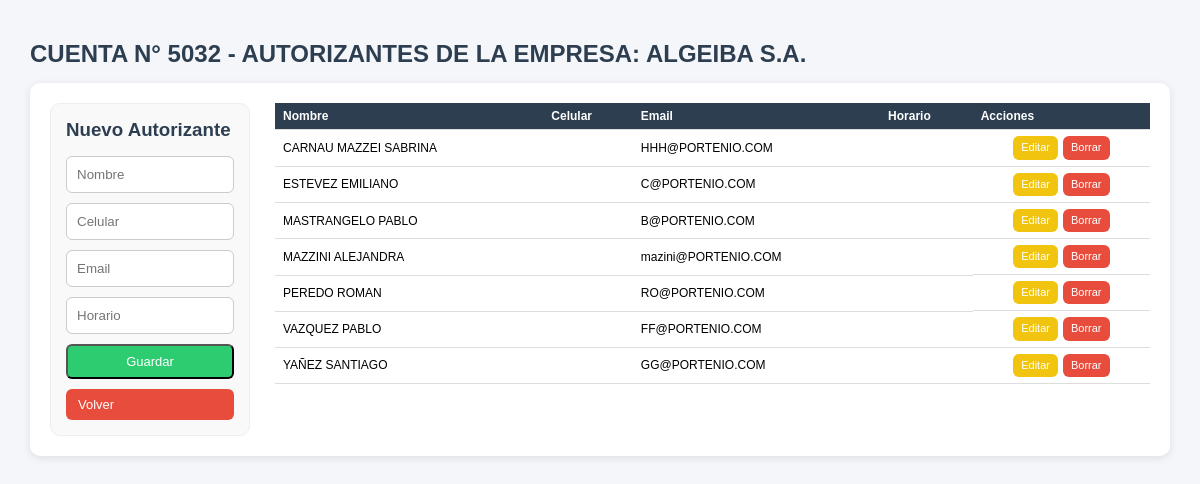
The app's page /php/00_administracion/cuentas_empresas/autorizantes_cc.php?id_empresa=13&id_cc=26 (signed in) with its own data.
### tables this page shows
CREATE TABLE `cuenta_empresa` (
  `id` int(4) NOT NULL,
  `id_empresa` int(4) NOT NULL,
  `razon_social` varchar(50) NOT NULL,
  `dir` varchar(50) NOT NULL,
  `cuit` varchar(20) DEFAULT NULL,
  `inc_brutos` varchar(20) DEFAULT NULL,
  `contacto_1` varchar(50) DEFAULT NULL,
  `cel_1` int(10) DEFAULT NULL,
  `id_centro_de_costo` int(4) NOT NULL
);

CREATE TABLE `autorizantes_cc` (
  `id` int(11) NOT NULL,
  `id_empresa` int(11) NOT NULL,
  `id_cc` int(11) NOT NULL,
  `nombre` varchar(100) NOT NULL,
  `celular` varchar(30) DEFAULT NULL,
  `email` varchar(50) NOT NULL,
  `horario` varchar(100) DEFAULT NULL
);

### funciones/funciones.php (called while the page is built, shortened)
<?php
function conexion()
{
    $host = 'localhost';
    $db   = 'app_viajes';
    $user = 'root';
    $pass = 'belgrado';
    try {
        $dsn = "mysql:host=$host;dbname=$db;charset=utf8mb4";
        $conn = new PDO($dsn, $user, $pass, [
            PDO::ATTR_ERRMODE => PDO::ERRMODE_EXCEPTION,
            PDO::ATTR_DEFAULT_FETCH_MODE => PDO::FETCH_ASSOC,
            PDO::MYSQL_ATTR_INIT_COMMAND => "SET NAMES utf8mb4"
        ]);
        return $conn;
    } catch (PDOException $e) {
        echo "Error de conexión: " . $e->getMessage();
    }
}
?>
<?php
function obtenerEmpresaPorId($id)
{
    $pdo = conexion();
    $sql = "SELECT * FROM cuenta_empresa WHERE id = ?";
    $stmt = $pdo->prepare($sql);
    $stmt->execute([$id]);
    return $stmt->fetch(PDO::FETCH_ASSOC);
}
function obtenerAutorizantesPorCC($id_cc)
{
    $pdo = conexion();
    $sql = "SELECT *
            FROM autorizantes_cc
            WHERE id_cc=?
            ORDER BY nombre";
    $stmt = $pdo->prepare($sql);
    $stmt->execute([$id_cc]);
    return $stmt->fetchAll(PDO::FETCH_ASSOC);
}

### php/00_administracion/cuentas_empresas/autorizantes_cc.php (the view, shortened to what this page needs)
<?php
include_once "../../../funciones/funciones.php";
$id_empresa = (int)($_GET['id_empresa'] ?? 0);
$id_cc      = (int)($_GET['id_cc'] ?? 0);
$editar = null;
$empresa = obtenerEmpresaPorId($id_empresa);
$autorizantes = obtenerAutorizantesPorCC($id_cc);
?>
<!DOCTYPE html>
<html lang="es">
<head>
    <link rel="stylesheet" href="../../../css/estilos.css">
</head>
<body>
    <div class="container">
        <h2>
            CUENTA N° <?= $empresa['id_empresa'] ?> - AUTORIZANTES DE LA EMPRESA: <?= htmlspecialchars($empresa['razon_social']) ?>
        </h2>
        <div class="card operadores-layout">
            <div class="col-form">
                <h3>
                    <?= $editar ? 'Editar Autorizante' : 'Nuevo Autorizante' ?>
                </h3>
                <form method="POST">
                    <input
                        type="text"
                        name="nombre"
                        placeholder="Nombre"
                        required
                        value="<?= $editar['nombre'] ?? '' ?>">
                    <input
                        type="text"
                        name="celular"
                        placeholder="Celular"
                        value="<?= $editar['celular'] ?? '' ?>">
                    <input
                        type="text"
                        name="email"
                        placeholder="Email"
                        value="<?= $editar['email'] ?? '' ?>">
                    <input
                        type="text"
                        name="horario"
                        placeholder="Horario"
                        value="<?= $editar['horario'] ?? '' ?>">
                    <button
                        type="submit"
                        name="guardar"
                        class="btn btn-success">
                        Guardar
                    </button>
                    <a
                        href="centro_de_costos.php?id_empresa=<?= $id_empresa ?>"
                        class="btn btn-danger">
                        Volver
                    </a>
                </form>
            </div>
            <div class="col-tabla">
                <table class="table">
                    <thead>
                        <tr>
                            <th>Nombre</th>
                            <th>Celular</th>
                            <th>Email</th>
                            <th>Horario</th>
                            <th>Acciones</th>
                        </tr>
                    </thead>
                    <tbody>
                        <?php foreach ($autorizantes as $a): ?>
                            <tr>
                                <td>
                                    <?= htmlspecialchars($a['nombre']) ?>
                                </td>
                                <td>
                                </td>
                                <td>
                                    <?= htmlspecialchars($a['email']) ?>
                                </td>
                                <td>
                                </td>
                                <td>
                                    <a
                                        href="?id_empresa=<?= $id_empresa ?>&id_cc=<?= $id_cc ?>&editar=<?= $a['id'] ?>"
                                        class="btn btn-warning">
                                        Editar
                                    </a>
                                    <a
                                        href="?id_empresa=<?= $id_empresa ?>&id_cc=<?= $id_cc ?>&borrar=<?= $a['id'] ?>"
                                        class="btn btn-danger"
                                        onclick="return confirm('¿Eliminar autorizante?')">
                                        Borrar
                                    </a>
                                </td>
                            </tr>
                        <?php endforeach; ?>
                    </tbody>
                </table>
            </div>
        </div>
    </div>
</body>
</html>

### css/estilos.css (style rules this page uses)
:root { --primary: #3498db; --success: #2ecc71; --warning: #f1c40f; --danger: #e74c3c; --dark: #2c3e50; --gray: #7f8c8d; --bg: #f4f6f9; }
* { margin: 0; padding: 0; box-sizing: border-box; }
body { font-family: Arial, sans-serif; background: var(--bg); }
.container { width: 95%; max-width: 1200px; margin: 30px auto; }
h2, h3 { margin-bottom: 15px; color: var(--dark); }
.card { background: #fff; padding: 20px; border-radius: 10px; box-shadow: 0 2px 8px rgba(0,0,0,0.1); }
.btn { display: inline-block; padding: 8px 12px; border-radius: 6px; text-decoration: none; color: #fff; font-size: 13px; }
.btn-success { background: var(--success); }
.btn-warning { background: var(--warning); }
.btn-danger { background: var(--danger); }
form { display: flex; flex-direction: column; gap: 10px; }
input, select { padding: 10px; border-radius: 6px; border: 1px solid #ccc; }
.table { width: 100%; border-collapse: collapse; }
.table thead { background: var(--dark); color: white; }
.table th, .table td { padding: 10px; border-bottom: 1px solid #ddd; }
.operadores-layout { display: grid; grid-template-columns: 200px 1fr !important; gap: 25px; align-items: start; }
.col-form { background: #fafafa; padding: 15px; border-radius: 8px; border: 1px solid #eee; position: sticky; top: 20px; }
.col-tabla { overflow-x: auto; }
.container { max-width: 1200px; margin: 40px auto; }
.operadores-layout { display: grid; grid-template-columns: 320px 1fr; gap: 25px; align-items: start; }
.col-form { background: #f9f9f9; padding: 15px; border-radius: 10px; }
.col-tabla { width: 100%; }
.table th, .table td { padding: 10px; text-align: left; }
.table td:last-child { display: flex; gap: 5px; justify-content: center; align-items: center; }
.table { font-size: 12px; }
.table th, .table td { padding: 6px 8px; line-height: 1.2; }
.table .btn { font-size: 11px; padding: 5px 8px; }

### records on screen
cuenta_empresa: id_empresa "5032", razon_social "ALGEIBA S.A."
autorizantes_cc: nombre "CARNAU MAZZEI SABRINA", email "HHH@PORTENIO.COM"
autorizantes_cc: nombre "ESTEVEZ EMILIANO", email "C@PORTENIO.COM"
autorizantes_cc: nombre "MASTRANGELO PABLO", email "B@PORTENIO.COM"
autorizantes_cc: nombre "MAZZINI ALEJANDRA", email "mazini@PORTENIO.COM"
autorizantes_cc: nombre "PEREDO ROMAN", email "RO@PORTENIO.COM"
autorizantes_cc: nombre "VAZQUEZ PABLO", email "FF@PORTENIO.COM"
autorizantes_cc: nombre "YAÑEZ SANTIAGO", email "GG@PORTENIO.COM"
